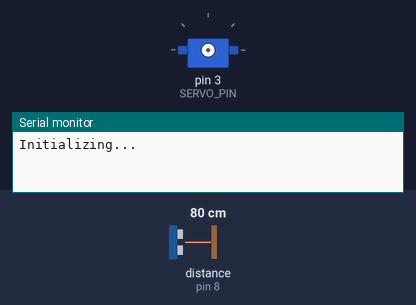
A sketch run on a simulated Arduino Uno, built with avr-gcc and run on an emulated ATmega328P. Shown: servo, the last lines printed to the serial monitor. Wiring (inferred from the names in the program): ultrasonic range finder: trigger pin 7; echo pin 8. Inputs (shaded band) come from the test bench; at power-on: distance to the obstacle (sensor on pin 8) 80 cm. The echo pulse lasts 58.3 µs per cm.

Above: at 0.1 s.
At 3.15 s:
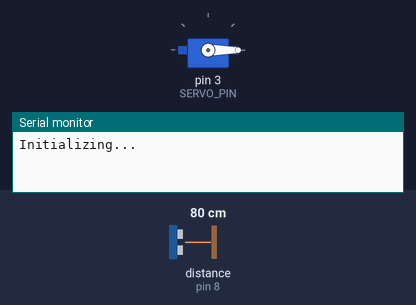
At 22.1 s:
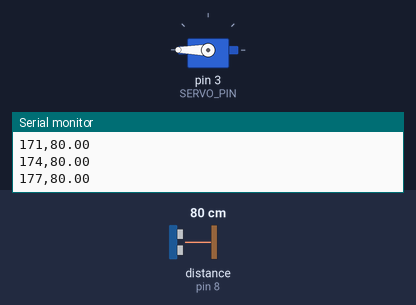
At 39.79 s:
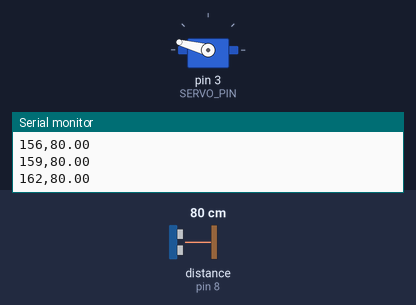
Timing chart, 0 to 40.0 s (numbered marks = the images above):
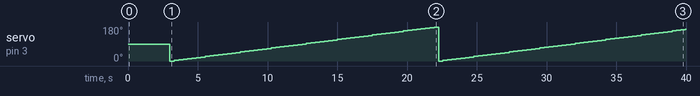

Measured:
- by itself, servo on pin 3 (SERVO_PIN): 90° → 0° at 3.0 s, → 3° 0.32 s later, → 6° 0.32 s later, → 9° 0.32 s later, … (118 changes in this stretch)

The sketch:

ArduinoCode.ino
```cpp
// (licence header left out)
#include <Servo.h>

// Servo
Servo myservo;  // create servo object to control a servo
int pos = 0;    // variable to store the servo position
int delta = 3;  // Angle to move at each iteration

// Pins
const int TRIG_PIN = 7;
const int ECHO_PIN = 8;
const int SERVO_PIN = 3;

// Anything over 400 cm (23200 us pulse) is "out of range"
const unsigned int MAX_DIST = 23200;


// Measure distance from the ultrasonic sensor, return value in millimeters.
// (This code is from the open source HC-SR04 Arduino driver
// modified from a forum post for the BangGood version of this sensor).
float measureDistanceCM() {
  unsigned long t1;
  unsigned long t2;
  unsigned long pulse_width;
  float cm;
  float inches;

  // Hold the trigger pin high for at least 10 us
  digitalWrite(TRIG_PIN, HIGH);
  delayMicroseconds(10);
  digitalWrite(TRIG_PIN, LOW);

  // Wait for pulse on echo pin

  unsigned long wait1 = micros();
  while ( digitalRead(ECHO_PIN) == 0  ) {
    if ( micros() - wait1 > MAX_DIST ) {
        //Serial.println("wait1 Out of range");
        return -1;
    }
  }

  // Measure how long the echo pin was held high (pulse width)
  // Note: the micros() counter will overflow after ~70 min
  t1 = micros();
    while ( digitalRead(ECHO_PIN) == 1  ) {
    if ( micros() - t1 > MAX_DIST ) {
        //Serial.println("wait2 Out of range");
        return -1;
    }
  }

  t2 = micros();
  pulse_width = t2 - t1;

  // Calculate distance in centimeters and inches. The constants
  // are found in the datasheet, and calculated from the assumed speed
  // of sound in air at sea level (~340 m/s).
  // ISTA 303 TODO: Include appropraite values for calculating the distance
  // here, found in the datasheet.

  cm = pulse_width/ 58;
  inches = pulse_width / 148;

  // Wait at least 60ms before next measurement
  delay(60);

  // Print out results
  if ( pulse_width > MAX_DIST ) {
    //Serial.println("Out of range");
    return 400.0;
  } else {
    //Serial.print(cm);
    //Serial.print(" cm \t");
    //Serial.print(inches);
    //Serial.println(" in");
    return cm;
  }

}


void setup() {
  // Setup ultrasonic sensor pin modes
  pinMode(TRIG_PIN, OUTPUT);
  digitalWrite(TRIG_PIN, LOW);

  // Enable serial port output
  Serial.begin(9600);

  // Let the user know that the code is starting up...
  Serial.println("Initializing...");
  delay(2000);

  // Initialize servo
  myservo.attach(SERVO_PIN);  // attaches the servo on SERVO_PIN to the servo object
  delay(1000);
}


void loop() {
  // Step 1: Move to specific angle
  myservo.write(pos);
  // Step 1A: Brief delay to allow servo to move to position and settle
  delay(250);

  // Step 2: Measure range
  float range = -1;
  while (range == -1) {
    range = measureDistanceCM();
  }
  // Step 3: Output angle and range to serial port
    Serial.print(pos);  //angle
    Serial.print(',');
    Serial.print(range);  //distance
    Serial.println();
  // Step 4: Calculate new angle to move to
  if(pos == 180){
    pos = -3; // rest pos to -1 if reached 180, so next pos will be 0
  }
    pos += 3; //move 1 degrees each time
}
```
